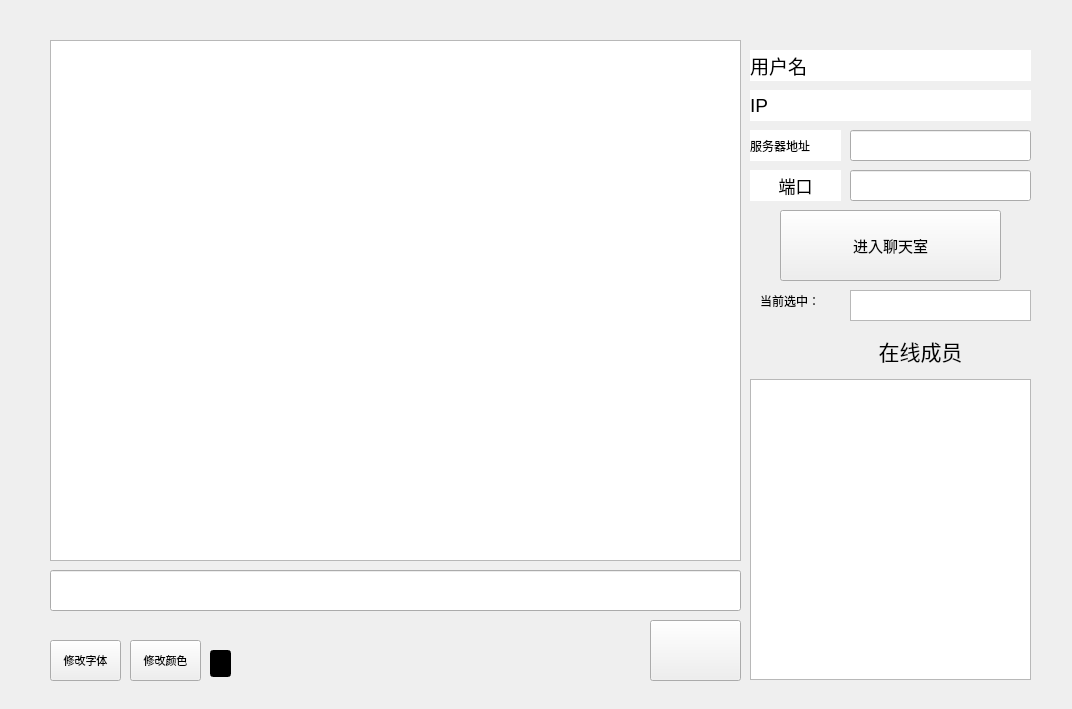
<?xml version="1.0" encoding="UTF-8"?>
<ui version="4.0">
 <class>TcpClient</class>
 <widget class="QWidget" name="TcpClient">
  <property name="geometry">
   <rect>
    <x>0</x>
    <y>0</y>
    <width>1072</width>
    <height>709</height>
   </rect>
  </property>
  <property name="windowTitle">
   <string>Form</string>
  </property>
  <property name="styleSheet">
   <string notr="true"/>
  </property>
  <widget class="QLineEdit" name="sendLineEdit">
   <property name="geometry">
    <rect>
     <x>50</x>
     <y>570</y>
     <width>691</width>
     <height>41</height>
    </rect>
   </property>
  </widget>
  <widget class="QPushButton" name="sendBtn">
   <property name="geometry">
    <rect>
     <x>650</x>
     <y>620</y>
     <width>91</width>
     <height>61</height>
    </rect>
   </property>
   <property name="cursor">
    <cursorShape>OpenHandCursor</cursorShape>
   </property>
   <property name="styleSheet">
    <string notr="true">border-image: url(:/back/qss/psblack/paperplane.png);</string>
   </property>
   <property name="text">
    <string/>
   </property>
  </widget>
  <widget class="QLabel" name="userNameLabel">
   <property name="geometry">
    <rect>
     <x>750</x>
     <y>50</y>
     <width>281</width>
     <height>31</height>
    </rect>
   </property>
   <property name="font">
    <font>
     <pointsize>14</pointsize>
    </font>
   </property>
   <property name="styleSheet">
    <string notr="true">background-color: rgb(255, 255, 255);</string>
   </property>
   <property name="frameShape">
    <enum>QFrame::NoFrame</enum>
   </property>
   <property name="frameShadow">
    <enum>QFrame::Plain</enum>
   </property>
   <property name="text">
    <string>用户名</string>
   </property>
   <property name="alignment">
    <set>Qt::AlignLeading|Qt::AlignLeft|Qt::AlignVCenter</set>
   </property>
  </widget>
  <widget class="QLabel" name="serverIPLabel">
   <property name="geometry">
    <rect>
     <x>750</x>
     <y>130</y>
     <width>91</width>
     <height>31</height>
    </rect>
   </property>
   <property name="font">
    <font>
     <family>Agency FB</family>
     <pointsize>9</pointsize>
    </font>
   </property>
   <property name="styleSheet">
    <string notr="true">background-color: rgb(255, 255, 255);</string>
   </property>
   <property name="text">
    <string>服务器地址</string>
   </property>
  </widget>
  <widget class="QLineEdit" name="serverIPLineEdit">
   <property name="geometry">
    <rect>
     <x>850</x>
     <y>130</y>
     <width>181</width>
     <height>31</height>
    </rect>
   </property>
  </widget>
  <widget class="QLabel" name="portLabel">
   <property name="geometry">
    <rect>
     <x>750</x>
     <y>170</y>
     <width>91</width>
     <height>31</height>
    </rect>
   </property>
   <property name="font">
    <font>
     <pointsize>13</pointsize>
    </font>
   </property>
   <property name="styleSheet">
    <string notr="true">background-color: rgb(255, 255, 255);</string>
   </property>
   <property name="text">
    <string>端口</string>
   </property>
   <property name="alignment">
    <set>Qt::AlignCenter</set>
   </property>
  </widget>
  <widget class="QLineEdit" name="portLineEdit">
   <property name="geometry">
    <rect>
     <x>850</x>
     <y>170</y>
     <width>181</width>
     <height>31</height>
    </rect>
   </property>
  </widget>
  <widget class="QPushButton" name="enterBtn">
   <property name="geometry">
    <rect>
     <x>780</x>
     <y>210</y>
     <width>221</width>
     <height>71</height>
    </rect>
   </property>
   <property name="font">
    <font>
     <pointsize>11</pointsize>
    </font>
   </property>
   <property name="cursor">
    <cursorShape>OpenHandCursor</cursorShape>
   </property>
   <property name="layoutDirection">
    <enum>Qt::LeftToRight</enum>
   </property>
   <property name="styleSheet">
    <string notr="true">border-image: url(:/back/qss/psblack/icon_4.png);</string>
   </property>
   <property name="text">
    <string>进入聊天室</string>
   </property>
  </widget>
  <widget class="QLabel" name="IPLabel">
   <property name="geometry">
    <rect>
     <x>750</x>
     <y>90</y>
     <width>281</width>
     <height>31</height>
    </rect>
   </property>
   <property name="font">
    <font>
     <pointsize>14</pointsize>
    </font>
   </property>
   <property name="styleSheet">
    <string notr="true">background-color: rgb(255, 255, 255);</string>
   </property>
   <property name="frameShape">
    <enum>QFrame::NoFrame</enum>
   </property>
   <property name="frameShadow">
    <enum>QFrame::Plain</enum>
   </property>
   <property name="text">
    <string>IP</string>
   </property>
   <property name="alignment">
    <set>Qt::AlignLeading|Qt::AlignLeft|Qt::AlignVCenter</set>
   </property>
  </widget>
  <widget class="QTextEdit" name="textEditClient">
   <property name="geometry">
    <rect>
     <x>50</x>
     <y>40</y>
     <width>691</width>
     <height>521</height>
    </rect>
   </property>
   <property name="readOnly">
    <bool>true</bool>
   </property>
  </widget>
  <widget class="QListView" name="listViewOnline">
   <property name="geometry">
    <rect>
     <x>750</x>
     <y>379</y>
     <width>281</width>
     <height>301</height>
    </rect>
   </property>
   <property name="editTriggers">
    <set>QAbstractItemView::NoEditTriggers</set>
   </property>
   <property name="dragDropMode">
    <enum>QAbstractItemView::NoDragDrop</enum>
   </property>
   <property name="selectionMode">
    <enum>QAbstractItemView::SingleSelection</enum>
   </property>
   <property name="selectionBehavior">
    <enum>QAbstractItemView::SelectRows</enum>
   </property>
  </widget>
  <widget class="QLabel" name="label">
   <property name="geometry">
    <rect>
     <x>760</x>
     <y>280</y>
     <width>81</width>
     <height>41</height>
    </rect>
   </property>
   <property name="text">
    <string>当前选中：</string>
   </property>
  </widget>
  <widget class="QTextEdit" name="textEditObject">
   <property name="geometry">
    <rect>
     <x>850</x>
     <y>290</y>
     <width>181</width>
     <height>31</height>
    </rect>
   </property>
   <property name="readOnly">
    <bool>true</bool>
   </property>
  </widget>
  <widget class="QLabel" name="label_2">
   <property name="geometry">
    <rect>
     <x>800</x>
     <y>320</y>
     <width>41</width>
     <height>51</height>
    </rect>
   </property>
   <property name="styleSheet">
    <string notr="true">border-image: url(:/back/qss/psblack/customer.png);</string>
   </property>
   <property name="text">
    <string/>
   </property>
  </widget>
  <widget class="QLabel" name="label_3">
   <property name="geometry">
    <rect>
     <x>860</x>
     <y>330</y>
     <width>121</width>
     <height>41</height>
    </rect>
   </property>
   <property name="font">
    <font>
     <pointsize>16</pointsize>
    </font>
   </property>
   <property name="text">
    <string>在线成员</string>
   </property>
   <property name="alignment">
    <set>Qt::AlignCenter</set>
   </property>
  </widget>
  <widget class="QLabel" name="label_background">
   <property name="geometry">
    <rect>
     <x>0</x>
     <y>0</y>
     <width>1072</width>
     <height>709</height>
    </rect>
   </property>
   <property name="text">
    <string/>
   </property>
  </widget>
  <widget class="QPushButton" name="pushButtonFont">
   <property name="geometry">
    <rect>
     <x>50</x>
     <y>640</y>
     <width>71</width>
     <height>41</height>
    </rect>
   </property>
   <property name="font">
    <font>
     <family>Agency FB</family>
     <pointsize>8</pointsize>
    </font>
   </property>
   <property name="text">
    <string>修改字体</string>
   </property>
  </widget>
  <widget class="QPushButton" name="pushButtonColor">
   <property name="geometry">
    <rect>
     <x>130</x>
     <y>640</y>
     <width>71</width>
     <height>41</height>
    </rect>
   </property>
   <property name="font">
    <font>
     <family>Agency FB</family>
     <pointsize>8</pointsize>
    </font>
   </property>
   <property name="text">
    <string>修改颜色</string>
   </property>
  </widget>
  <widget class="QLineEdit" name="lineEditColorShow">
   <property name="geometry">
    <rect>
     <x>210</x>
     <y>650</y>
     <width>21</width>
     <height>27</height>
    </rect>
   </property>
   <property name="styleSheet">
    <string notr="true">background-color: rgb(0, 0, 0);</string>
   </property>
   <property name="readOnly">
    <bool>true</bool>
   </property>
  </widget>
  <zorder>label_background</zorder>
  <zorder>sendLineEdit</zorder>
  <zorder>sendBtn</zorder>
  <zorder>userNameLabel</zorder>
  <zorder>serverIPLabel</zorder>
  <zorder>serverIPLineEdit</zorder>
  <zorder>portLabel</zorder>
  <zorder>portLineEdit</zorder>
  <zorder>enterBtn</zorder>
  <zorder>IPLabel</zorder>
  <zorder>textEditClient</zorder>
  <zorder>listViewOnline</zorder>
  <zorder>label</zorder>
  <zorder>textEditObject</zorder>
  <zorder>label_2</zorder>
  <zorder>label_3</zorder>
  <zorder>pushButtonFont</zorder>
  <zorder>pushButtonColor</zorder>
  <zorder>lineEditColorShow</zorder>
 </widget>
 <resources/>
 <connections/>
</ui>
